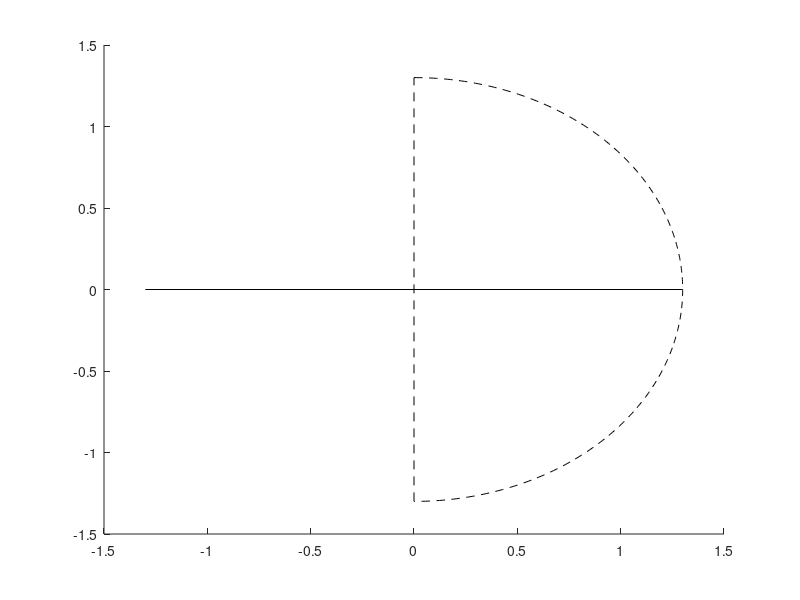

The MATLAB source for this figure: (Note: this script raises an error after producing the figure.)
%% Script for making plots that give examples of how to analyse robustness when dealing with SISO transfer functions

%% Plant
P = ss(tf([1,-0.3], [1,1,1])*tf(1,[-1,1]));
tP = tf(P); 
Ps = (tf([1,-0.3], [1,1,1]));
%% Plot nyquist criteria
figure
ang = linspace(0,pi, 300);

ring_amp = max(abs(eig(P.A)))*1.3;
hold on 
plot(ring_amp*sin(ang), ring_amp*cos(ang), "k--")

plot([0,0], [-ring_amp, ring_amp], "k--")
plot( [-ring_amp, ring_amp], [0,0], "k-")

% Plot poles
labels =  split(sprintf("\\rho_%i,", 1:length(P.A)), ",");
labels = labels(1:end-1);
plot(real(eig(P.A)),imag(eig(P.A)), "ro"); 
text(real(eig(P.A)),imag(eig(P.A)),labels,'VerticalAlignment','bottom','HorizontalAlignment','right')


%Plot zeros
tf_zeros = (roots(tP.Numerator{1}));
zero_labels =  split(sprintf("\\lambda_%i,", 1:length(tf_zeros)), ",");
zero_labels = zero_labels(1:end-1);
plot(real(tf_zeros), imag(tf_zeros), "bo");
text(real(tf_zeros), imag(tf_zeros), zero_labels,'VerticalAlignment','bottom','HorizontalAlignment','right')

quiver([0,0],[-ring_amp,0], [0,0],[ring_amp,ring_amp], "k")
hold off
xlim([-ring_amp, ring_amp])
ylim([-ring_amp, ring_amp])


print("outputs/Fig_dump/Nyquist_criterion", "-depsc")

%% Make a generic bode plot 

figure 
bode(P)
print("outputs/Fig_dump/Generic_bode_plot", "-depsc")



%% Make generic N 
PID = pidtune(Ps, "PID");

[bode_amp, bode_phase, bode_angle] = bode(feedback(1,Ps*PID));
coplex_signal = squeeze(exp(1).^(bode_phase*1j) .* bode_amp); 
figure
hold on 
% plot(squeeze(bode_angle), abs(real(coplex_signal)), "b--")
% plot(squeeze(bode_angle), abs(imag(coplex_signal)), "r--")
plot(squeeze(bode_angle), abs(coplex_signal), "k")
hold off
set(gca, "XScale", "log")
set(gca, "YScale", "log")
title("|N(j\omega)|")

print("outputs/Fig_dump/Generic_N_plot", "-depsc")

%% Make generic M 
[bode_amp, bode_phase, bode_angle] = bode(feedback(Ps*PID,1));
coplex_signal = squeeze(exp(1).^(bode_phase*1j) .* bode_amp); 
figure
hold on 
% plot(squeeze(bode_angle), abs(real(coplex_signal)), "b--")
% plot(squeeze(bode_angle), abs(imag(coplex_signal)), "r--")
plot(squeeze(bode_angle), abs(coplex_signal), "k")
hold off
set(gca, "XScale", "log")
set(gca, "YScale", "log")
title("|M(j\omega)|")

print("outputs/Fig_dump/Generic_M_plot", "-depsc")

